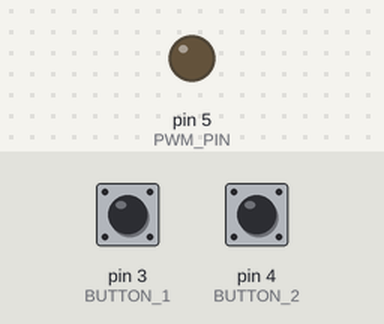
The sketch below on a simulated Arduino Uno, built with avr-gcc and run on an emulated ATmega328P. On the bench: output pins drawn as LEDs (lit = HIGH). Inputs (shaded band) come from the test bench; at power-on: pin 3 (BUTTON_1) HIGH, pin 4 (BUTTON_2) HIGH.

Above: at 1.2 s.
1.3 s: pin 3 (BUTTON_1) pulled LOW for 0.15 s
At 2.0 s:
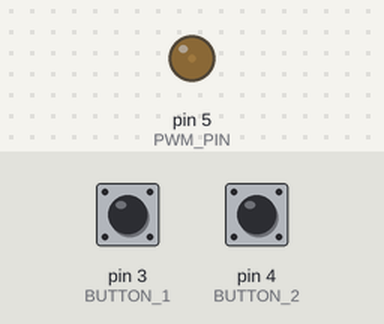
2.9 s: pin 3 (BUTTON_1) pulled LOW for 1 s
At 4.5 s:
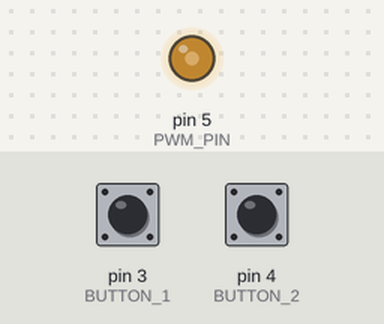
5.9 s: pin 3 (BUTTON_1) pulled LOW for 0.15 s
At 6.7 s:
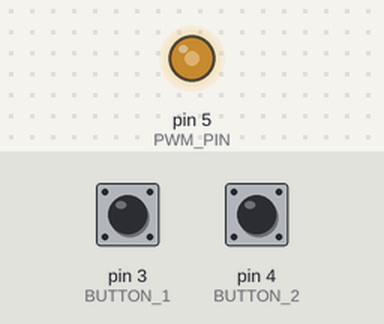
7.5 s: pin 3 (BUTTON_1) pulled LOW for 3.2 s
At 10.0 s:
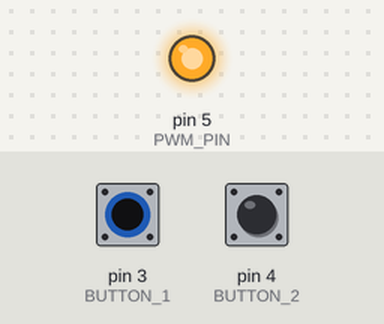
12.2 s: pin 4 (BUTTON_2) pulled LOW for 3.2 s
At 12.81 s:
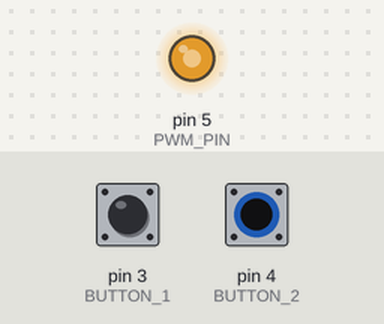
Timing chart, 0 to 16.2 s (numbered marks = the images above; inputs shaded):
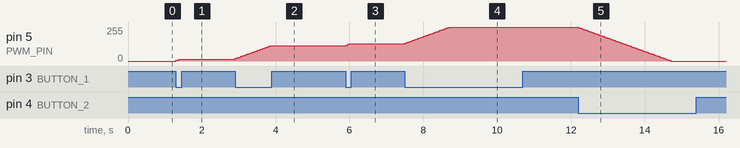

The sketch:

12vDimmer.ino
```cpp
int BUTTON_1 = 3;
int BUTTON_2 = 4;
int PWM_PIN = 5;

int PWM_VALUE = 0;

void setup() {
  //Serial.begin(9600);
  pinMode(BUTTON_1, INPUT_PULLUP);
  pinMode(BUTTON_2, INPUT_PULLUP);
  pinMode(PWM_PIN, OUTPUT);
}

void loop() {
  if (!digitalRead(BUTTON_1)) {
    if (PWM_VALUE < 255) {
      PWM_VALUE = PWM_VALUE + 5 ;
      // Serial.println(PWM_VALUE);
    } else {
      PWM_VALUE = 255;
    }
    analogWrite(PWM_PIN, PWM_VALUE);
    delay(50);
  }
  if (!digitalRead(BUTTON_2)) {
    if (PWM_VALUE > 0) {
      PWM_VALUE = PWM_VALUE - 5 ;
      //Serial.println(PWM_VALUE);
    } else {
      PWM_VALUE = 0;
    }
    analogWrite(PWM_PIN, PWM_VALUE);
    delay(50);
  }

}
```

Measured:
- after the input at 1.3 s, pin 5 (PWM_PIN): 0/255 → 15/255 at once
- after the input at 2.9 s, pin 5 (PWM_PIN): moves from 15/255 to 115/255 over 0.95 s, starting at once
- after the input at 5.9 s, pin 5 (PWM_PIN): 115/255 → 130/255 at once
- after the input at 7.5 s, pin 5 (PWM_PIN): moves from 130/255 to 255/255 over 1.2 s, starting at once
- after the input at 12.2 s, pin 5 (PWM_PIN): moves from 255/255 to 0/255 over 2.5 s, starting at once
